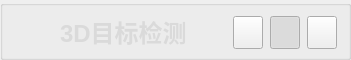
       <widget class="QGroupBox" name="tilteBox">
        <property name="minimumSize">
         <size>
          <width>0</width>
          <height>45</height>
         </size>
        </property>
        <property name="maximumSize">
         <size>
          <width>16777215</width>
          <height>60</height>
         </size>
        </property>
        <property name="styleSheet">
         <string notr="true">#tilteBox{
background-color: rgba(75, 75, 75, 200);
border: 0px solid #42adff;
border-radius:0px;}
</string>
        </property>
        <layout class="QHBoxLayout" name="horizontalLayout_3">
         <property name="leftMargin">
          <number>11</number>
         </property>
         <property name="topMargin">
          <number>10</number>
         </property>
         <property name="rightMargin">
          <number>11</number>
         </property>
         <property name="bottomMargin">
          <number>10</number>
         </property>
         <item>
          <widget class="IconWidget" name="IconWidget">
           <property name="enabled">
            <bool>true</bool>
           </property>
           <property name="minimumSize">
            <size>
             <width>40</width>
             <height>40</height>
            </size>
           </property>
           <property name="maximumSize">
            <size>
             <width>40</width>
             <height>40</height>
            </size>
           </property>
           <property name="icon">
            <iconset resource="../apprcc.qrc">
             <normaloff>:/img/icon/icon.jpg</normaloff>:/img/icon/icon.jpg</iconset>
           </property>
          </widget>
         </item>
         <item>
          <widget class="QLabel" name="label">
           <property name="styleSheet">
            <string notr="true">QLabel
{
	font-size: 24px;
	font-family: &quot;Microsoft YaHei&quot;;
	font-weight: bold;
 		border-radius:9px;
		background:rgba(66, 195, 255, 0);
color: rgb(218, 218, 218);
}
</string>
           </property>
           <property name="text">
            <string>3D目标检测</string>
           </property>
          </widget>
         </item>
         <item>
          <spacer name="horizontalSpacer">
           <property name="orientation">
            <enum>Qt::Horizontal</enum>
           </property>
           <property name="sizeHint" stdset="0">
            <size>
             <width>40</width>
             <height>20</height>
            </size>
           </property>
          </spacer>
         </item>
         <item>
          <layout class="QHBoxLayout" name="horizontalLayout_4">
           <property name="spacing">
            <number>7</number>
           </property>
           <item>
            <widget class="PushButton" name="minButton">
             <property name="minimumSize">
              <size>
               <width>30</width>
               <height>33</height>
              </size>
             </property>
             <property name="maximumSize">
              <size>
               <width>30</width>
               <height>33</height>
              </size>
             </property>
             <property name="styleSheet">
              <string notr="true">PushButton, ToolButton, ToggleButton {
    color: black;
    background: rgba(223, 223, 223, 0);
    border: 1px solid rgba(0, 0, 0, 0.073);
    border-bottom: 1px solid rgba(0, 0, 0, 0.183);
    border-radius: 5px;
    /* font: 14px 'Segoe UI', 'Microsoft YaHei';*/ 
    padding: 5px 0px 6px 8px;
    outline: none;
}

ToolButton {
    padding: 5px 9px 6px 8px;
}

PushButton[hasIcon=false] {
    padding: 5px 12px 6px 12px;
}

PushButton[hasIcon=true] {
    /*padding: 5px 12px 6px 36px;*/
}

DropDownToolButton, PrimaryDropDownToolButton {
    padding: 5px 31px 6px 8px;
}

DropDownPushButton[hasIcon=false],
PrimaryDropDownPushButton[hasIcon=false] {
    padding: 5px 31px 6px 12px;
}

DropDownPushButton[hasIcon=true],
PrimaryDropDownPushButton[hasIcon=true] {
    padding: 5px 31px 6px 36px;
}

PushButton:hover, ToolButton:hover, ToggleButton:hover {
    background: rgba(249, 249, 249, 0.5);
}

PushButton:pressed, ToolButton:pressed, ToggleButton:pressed {
    color: rgba(0, 0, 0, 0.63);
    background: rgba(249, 249, 249, 0.3);
    border-bottom: 1px solid rgba(0, 0, 0, 0.073);
}

PushButton:disabled, ToolButton:disabled, ToggleButton:disabled {
    color: rgba(0, 0, 0, 0.36);
    background: rgba(249, 249, 249, 0.3);
    border: 1px solid rgba(0, 0, 0, 0.06);
    border-bottom: 1px solid rgba(0, 0, 0, 0.06);
}


PrimaryPushButton,
PrimaryToolButton,
ToggleButton:checked {
    color: white;
    background-color: #009faa;
    border: 1px solid #00a7b3;
    border-bottom: 1px solid #007780;
}

PrimaryPushButton:hover,
PrimaryToolButton:hover,
ToggleButton:checked:hover {
    background-color: #00a7b3;
    border: 1px solid #2daab3;
    border-bottom: 1px solid #007780;
}

PrimaryPushButton:pressed,
PrimaryToolButton:pressed,
ToggleButton:checked:pressed {
    color: rgba(255, 255, 255, 0.63);
    background-color: #3eabb3;
    border: 1px solid #3eabb3;
}

PrimaryPushButton:disabled,
PrimaryToolButton:disabled,
ToggleButton:checked:disabled {
    color: rgba(255, 255, 255, 0.9);
    background-color: rgb(205, 205, 205);
    border: 1px solid rgb(205, 205, 205);
}

SplitDropButton,
PrimarySplitDropButton {
    border-left: none;
    border-top-left-radius: 0;
    border-bottom-left-radius: 0;
}

#splitPushButton,
#splitToolButton,
#primarySplitPushButton,
#primarySplitToolButton {
    border-top-right-radius: 0;
    border-bottom-right-radius: 0;
}

#splitPushButton:pressed,
#splitToolButton:pressed,
SplitDropButton:pressed {
    border-bottom: 1px solid rgba(0, 0, 0, 0.183);
}

PrimarySplitDropButton:pressed {
    border-bottom: 1px solid #007780;
}

#primarySplitPushButton, #primarySplitToolButton {
    border-right: 1px solid #3eabb3;
}

#primarySplitPushButton:pressed, #primarySplitToolButton:pressed {
    border-bottom: 1px solid #007780;
}

HyperlinkButton {
    /* font: 14px 'Segoe UI', 'Microsoft YaHei'; */
    padding: 6px 12px 6px 12px;
    color: #009faa;
    border: none;
    border-radius: 6px;
    background-color: transparent;
}

HyperlinkButton:hover {
    background-color: rgba(0, 0, 0, 15);
}

HyperlinkButton:pressed {
    background-color: rgba(0, 0, 0, 7);
}

HyperlinkButton:disabled {
    color: rgba(0, 0, 0, 0.43)
}


RadioButton {
    min-height: 24px;
    max-height: 24px;
    background-color: transparent;
    font: 14px 'Segoe UI', 'Microsoft YaHei';
    color: black;
}

RadioButton::indicator {
    width: 18px;
    height: 18px;
    border-radius: 11px;
    border: 2px solid #999999;
    background-color: rgba(0, 0, 0, 5);
    margin-right: 4px;
}

RadioButton::indicator:hover {
    background-color: rgba(0, 0, 0, 0);
}

RadioButton::indicator:pressed {
    border: 2px solid #bbbbbb;
    background-color: qradialgradient(spread:pad, cx:0.5, cy:0.5, radius:0.5, fx:0.5, fy:0.5,
            stop:0 rgb(255, 255, 255),
            stop:0.5 rgb(255, 255, 255),
            stop:0.6 rgb(225, 224, 223),
            stop:1 rgb(225, 224, 223));
}

RadioButton::indicator:checked {
    height: 22px;
    width: 22px;
    border: none;
    border-radius: 11px;
    background-color: qradialgradient(spread:pad, cx:0.5, cy:0.5, radius:0.5, fx:0.5, fy:0.5,
            stop:0 rgb(255, 255, 255),
            stop:0.5 rgb(255, 255, 255),
            stop:0.6 #009faa,
            stop:1 #009faa);
}

RadioButton::indicator:checked:hover {
    background-color: qradialgradient(spread:pad, cx:0.5, cy:0.5, radius:0.5, fx:0.5, fy:0.5,
            stop:0 rgb(255, 255, 255),
            stop:0.6 rgb(255, 255, 255),
            stop:0.7 #009faa,
            stop:1 #009faa);
}

RadioButton::indicator:checked:pressed {
    background-color: qradialgradient(spread:pad, cx:0.5, cy:0.5, radius:0.5, fx:0.5, fy:0.5,
            stop:0 rgb(255, 255, 255),
            stop:0.5 rgb(255, 255, 255),
            stop:0.6 #009faa,
            stop:1 #009faa);
}

RadioButton:disabled {
    color: rgba(0, 0, 0, 110);
}

RadioButton::indicator:disabled {
    border: 2px solid #bbbbbb;
    background-color: rgba(0, 0, 0, 0);
}

TransparentToolButton {
    background-color: transparent;
    border: none;
    border-radius: 4px;
    margin: 0;
}

TransparentToolButton:hover {
    background-color: rgba(0, 0, 0, 9);
    border: none;
}

TransparentToolButton:pressed {
    background-color: rgba(0, 0, 0, 6);
    border: none;
}

TransparentToolButton:disabled {
    background-color: transparent;
    border: none;
}
</string>
             </property>
             <property name="text">
              <string/>
             </property>
             <property name="icon">
              <iconset resource="../apprcc.qrc">
               <normaloff>:/img/icon/最小化.png</normaloff>:/img/icon/最小化.png</iconset>
             </property>
             <property name="checkable">
              <bool>true</bool>
             </property>
            </widget>
           </item>
           <item>
            <widget class="PushButton" name="maxButton">
             <property name="minimumSize">
              <size>
               <width>30</width>
               <height>33</height>
              </size>
             </property>
             <property name="maximumSize">
              <size>
               <width>30</width>
               <height>33</height>
              </size>
             </property>
             <property name="styleSheet">
              <string notr="true">PushButton, ToolButton, ToggleButton {
    color: black;
    background: rgba(223, 223, 223, 0);
    border: 1px solid rgba(0, 0, 0, 0.073);
    border-bottom: 1px solid rgba(0, 0, 0, 0.183);
    border-radius: 5px;
    /* font: 14px 'Segoe UI', 'Microsoft YaHei';*/ 
    padding: 5px 0px 6px 8px;
    outline: none;
}

ToolButton {
    padding: 5px 9px 6px 8px;
}

PushButton[hasIcon=false] {
    padding: 5px 12px 6px 12px;
}

PushButton[hasIcon=true] {
    /*padding: 5px 12px 6px 36px;*/
}

DropDownToolButton, PrimaryDropDownToolButton {
    padding: 5px 31px 6px 8px;
}

DropDownPushButton[hasIcon=false],
PrimaryDropDownPushButton[hasIcon=false] {
    padding: 5px 31px 6px 12px;
}

DropDownPushButton[hasIcon=true],
PrimaryDropDownPushButton[hasIcon=true] {
    padding: 5px 31px 6px 36px;
}

PushButton:hover, ToolButton:hover, ToggleButton:hover {
    background: rgba(249, 249, 249, 0.5);
}

PushButton:pressed, ToolButton:pressed, ToggleButton:pressed {
    color: rgba(0, 0, 0, 0.63);
    background: rgba(249, 249, 249, 0.3);
    border-bottom: 1px solid rgba(0, 0, 0, 0.073);
}

PushButton:disabled, ToolButton:disabled, ToggleButton:disabled {
    color: rgba(0, 0, 0, 0.36);
    background: rgba(249, 249, 249, 0.3);
    border: 1px solid rgba(0, 0, 0, 0.06);
    border-bottom: 1px solid rgba(0, 0, 0, 0.06);
}


PrimaryPushButton,
PrimaryToolButton,
ToggleButton:checked {
    color: white;
    background-color: #009faa;
    border: 1px solid #00a7b3;
    border-bottom: 1px solid #007780;
}

PrimaryPushButton:hover,
PrimaryToolButton:hover,
ToggleButton:checked:hover {
    background-color: #00a7b3;
    border: 1px solid #2daab3;
    border-bottom: 1px solid #007780;
}

PrimaryPushButton:pressed,
PrimaryToolButton:pressed,
ToggleButton:checked:pressed {
    color: rgba(255, 255, 255, 0.63);
    background-color: #3eabb3;
    border: 1px solid #3eabb3;
}

PrimaryPushButton:disabled,
PrimaryToolButton:disabled,
ToggleButton:checked:disabled {
    color: rgba(255, 255, 255, 0.9);
    background-color: rgb(205, 205, 205);
    border: 1px solid rgb(205, 205, 205);
}

SplitDropButton,
PrimarySplitDropButton {
    border-left: none;
    border-top-left-radius: 0;
    border-bottom-left-radius: 0;
}

#splitPushButton,
#splitToolButton,
#primarySplitPushButton,
#primarySplitToolButton {
    border-top-right-radius: 0;
    border-bottom-right-radius: 0;
}

#splitPushButton:pressed,
#splitToolButton:pressed,
SplitDropButton:pressed {
    border-bottom: 1px solid rgba(0, 0, 0, 0.183);
}

PrimarySplitDropButton:pressed {
    border-bottom: 1px solid #007780;
}

#primarySplitPushButton, #primarySplitToolButton {
    border-right: 1px solid #3eabb3;
}

#primarySplitPushButton:pressed, #primarySplitToolButton:pressed {
    border-bottom: 1px solid #007780;
}

HyperlinkButton {
    /* font: 14px 'Segoe UI', 'Microsoft YaHei'; */
    padding: 6px 12px 6px 12px;
    color: #009faa;
    border: none;
    border-radius: 6px;
    background-color: transparent;
}

HyperlinkButton:hover {
    background-color: rgba(0, 0, 0, 15);
}

HyperlinkButton:pressed {
    background-color: rgba(0, 0, 0, 7);
}

HyperlinkButton:disabled {
    color: rgba(0, 0, 0, 0.43)
}


RadioButton {
    min-height: 24px;
    max-height: 24px;
    background-color: transparent;
    font: 14px 'Segoe UI', 'Microsoft YaHei';
    color: black;
}

RadioButton::indicator {
    width: 18px;
    height: 18px;
    border-radius: 11px;
    border: 2px solid #999999;
    background-color: rgba(0, 0, 0, 5);
    margin-right: 4px;
}

RadioButton::indicator:hover {
    background-color: rgba(0, 0, 0, 0);
}

RadioButton::indicator:pressed {
    border: 2px solid #bbbbbb;
    background-color: qradialgradient(spread:pad, cx:0.5, cy:0.5, radius:0.5, fx:0.5, fy:0.5,
            stop:0 rgb(255, 255, 255),
            stop:0.5 rgb(255, 255, 255),
            stop:0.6 rgb(225, 224, 223),
            stop:1 rgb(225, 224, 223));
}

RadioButton::indicator:checked {
    height: 22px;
    width: 22px;
    border: none;
    border-radius: 11px;
    background-color: qradialgradient(spread:pad, cx:0.5, cy:0.5, radius:0.5, fx:0.5, fy:0.5,
            stop:0 rgb(255, 255, 255),
            stop:0.5 rgb(255, 255, 255),
            stop:0.6 #009faa,
            stop:1 #009faa);
}

RadioButton::indicator:checked:hover {
    background-color: qradialgradient(spread:pad, cx:0.5, cy:0.5, radius:0.5, fx:0.5, fy:0.5,
            stop:0 rgb(255, 255, 255),
            stop:0.6 rgb(255, 255, 255),
            stop:0.7 #009faa,
            stop:1 #009faa);
}

RadioButton::indicator:checked:pressed {
    background-color: qradialgradient(spread:pad, cx:0.5, cy:0.5, radius:0.5, fx:0.5, fy:0.5,
            stop:0 rgb(255, 255, 255),
            stop:0.5 rgb(255, 255, 255),
            stop:0.6 #009faa,
            stop:1 #009faa);
}

RadioButton:disabled {
    color: rgba(0, 0, 0, 110);
}

RadioButton::indicator:disabled {
    border: 2px solid #bbbbbb;
    background-color: rgba(0, 0, 0, 0);
}

TransparentToolButton {
    background-color: transparent;
    border: none;
    border-radius: 4px;
    margin: 0;
}

TransparentToolButton:hover {
    background-color: rgba(0, 0, 0, 9);
    border: none;
}

TransparentToolButton:pressed {
    background-color: rgba(0, 0, 0, 6);
    border: none;
}

TransparentToolButton:disabled {
    background-color: transparent;
    border: none;
}
</string>
             </property>
             <property name="text">
              <string/>
             </property>
             <property name="icon">
              <iconset resource="../apprcc.qrc">
               <normaloff>:/img/icon/正方形.png</normaloff>:/img/icon/正方形.png</iconset>
             </property>
             <property name="checkable">
              <bool>true</bool>
             </property>
             <property name="checked">
              <bool>true</bool>
             </property>
            </widget>
           </item>
           <item>
            <widget class="PushButton" name="closeButton">
             <property name="minimumSize">
              <size>
               <width>30</width>
               <height>33</height>
              </size>
             </property>
             <property name="maximumSize">
              <size>
               <width>30</width>
               <height>33</height>
              </size>
             </property>
             <property name="styleSheet">
              <string notr="true">PushButton, ToolButton, ToggleButton {
    color: black;
    background: rgba(223, 223, 223, 0);
    border: 1px solid rgba(0, 0, 0, 0.073);
    border-bottom: 1px solid rgba(0, 0, 0, 0.183);
    border-radius: 5px;
    /* font: 14px 'Segoe UI', 'Microsoft YaHei'; */
    padding: 5px 0px 6px 8px;
    outline: none;
}

ToolButton {
    padding: 5px 9px 6px 8px;
}

PushButton[hasIcon=false] {
    padding: 5px 12px 6px 12px;
}

PushButton[hasIcon=true] {
    /*padding: 5px 12px 6px 36px;*/
}

DropDownToolButton, PrimaryDropDownToolButton {
    padding: 5px 31px 6px 8px;
}

DropDownPushButton[hasIcon=false],
PrimaryDropDownPushButton[hasIcon=false] {
    padding: 5px 31px 6px 12px;
}

DropDownPushButton[hasIcon=true],
PrimaryDropDownPushButton[hasIcon=true] {
    padding: 5px 31px 6px 36px;
}

PushButton:hover, ToolButton:hover, ToggleButton:hover {
    background: rgba(249, 249, 249, 0.5);
}

PushButton:pressed, ToolButton:pressed, ToggleButton:pressed {
    color: rgba(0, 0, 0, 0.63);
    background: rgba(249, 249, 249, 0.3);
    border-bottom: 1px solid rgba(0, 0, 0, 0.073);
}

PushButton:disabled, ToolButton:disabled, ToggleButton:disabled {
    color: rgba(0, 0, 0, 0.36);
    background: rgba(249, 249, 249, 0.3);
    border: 1px solid rgba(0, 0, 0, 0.06);
    border-bottom: 1px solid rgba(0, 0, 0, 0.06);
}


PrimaryPushButton,
PrimaryToolButton,
ToggleButton:checked {
    color: white;
    background-color: #009faa;
    border: 1px solid #00a7b3;
    border-bottom: 1px solid #007780;
}

PrimaryPushButton:hover,
PrimaryToolButton:hover,
ToggleButton:checked:hover {
    background-color: #00a7b3;
    border: 1px solid #2daab3;
    border-bottom: 1px solid #007780;
}

PrimaryPushButton:pressed,
PrimaryToolButton:pressed,
ToggleButton:checked:pressed {
    color: rgba(255, 255, 255, 0.63);
    background-color: #3eabb3;
    border: 1px solid #3eabb3;
}

PrimaryPushButton:disabled,
PrimaryToolButton:disabled,
ToggleButton:checked:disabled {
    color: rgba(255, 255, 255, 0.9);
    background-color: rgb(205, 205, 205);
    border: 1px solid rgb(205, 205, 205);
}

SplitDropButton,
PrimarySplitDropButton {
    border-left: none;
    border-top-left-radius: 0;
    border-bottom-left-radius: 0;
}

#splitPushButton,
#splitToolButton,
#primarySplitPushButton,
#primarySplitToolButton {
    border-top-right-radius: 0;
    border-bottom-right-radius: 0;
}

#splitPushButton:pressed,
#splitToolButton:pressed,
SplitDropButton:pressed {
    border-bottom: 1px solid rgba(0, 0, 0, 0.183);
}

PrimarySplitDropButton:pressed {
    border-bottom: 1px solid #007780;
}

#primarySplitPushButton, #primarySplitToolButton {
    border-right: 1px solid #3eabb3;
}

#primarySplitPushButton:pressed, #primarySplitToolButton:pressed {
    border-bottom: 1px solid #007780;
}

HyperlinkButton {
    /* font: 14px 'Segoe UI', 'Microsoft YaHei'; */
    padding: 6px 12px 6px 12px;
    color: #009faa;
    border: none;
    border-radius: 6px;
    background-color: transparent;
}

HyperlinkButton:hover {
    background-color: rgba(0, 0, 0, 15);
}

HyperlinkButton:pressed {
    background-color: rgba(0, 0, 0, 7);
}

HyperlinkButton:disabled {
    color: rgba(0, 0, 0, 0.43)
}


RadioButton {
    min-height: 24px;
    max-height: 24px;
    background-color: transparent;
    font: 14px 'Segoe UI', 'Microsoft YaHei';
    color: black;
}

RadioButton::indicator {
    width: 18px;
    height: 18px;
    border-radius: 11px;
    border: 2px solid #999999;
    background-color: rgba(0, 0, 0, 5);
    margin-right: 4px;
}

RadioButton::indicator:hover {
    background-color: rgba(0, 0, 0, 0);
}

RadioButton::indicator:pressed {
    border: 2px solid #bbbbbb;
    background-color: qradialgradient(spread:pad, cx:0.5, cy:0.5, radius:0.5, fx:0.5, fy:0.5,
            stop:0 rgb(255, 255, 255),
            stop:0.5 rgb(255, 255, 255),
            stop:0.6 rgb(225, 224, 223),
            stop:1 rgb(225, 224, 223));
}

RadioButton::indicator:checked {
    height: 22px;
    width: 22px;
    border: none;
    border-radius: 11px;
    background-color: qradialgradient(spread:pad, cx:0.5, cy:0.5, radius:0.5, fx:0.5, fy:0.5,
            stop:0 rgb(255, 255, 255),
            stop:0.5 rgb(255, 255, 255),
            stop:0.6 #009faa,
            stop:1 #009faa);
}

RadioButton::indicator:checked:hover {
    background-color: qradialgradient(spread:pad, cx:0.5, cy:0.5, radius:0.5, fx:0.5, fy:0.5,
            stop:0 rgb(255, 255, 255),
            stop:0.6 rgb(255, 255, 255),
            stop:0.7 #009faa,
            stop:1 #009faa);
}

RadioButton::indicator:checked:pressed {
    background-color: qradialgradient(spread:pad, cx:0.5, cy:0.5, radius:0.5, fx:0.5, fy:0.5,
            stop:0 rgb(255, 255, 255),
            stop:0.5 rgb(255, 255, 255),
            stop:0.6 #009faa,
            stop:1 #009faa);
}

RadioButton:disabled {
    color: rgba(0, 0, 0, 110);
}

RadioButton::indicator:disabled {
    border: 2px solid #bbbbbb;
    background-color: rgba(0, 0, 0, 0);
}

TransparentToolButton {
    background-color: transparent;
    border: none;
    border-radius: 4px;
    margin: 0;
}

TransparentToolButton:hover {
    background-color: rgba(0, 0, 0, 9);
    border: none;
}

TransparentToolButton:pressed {
    background-color: rgba(0, 0, 0, 6);
    border: none;
}

TransparentToolButton:disabled {
    background-color: transparent;
    border: none;
}
</string>
             </property>
             <property name="text">
              <string/>
             </property>
             <property name="icon">
              <iconset resource="../apprcc.qrc">
               <normaloff>:/img/icon/关闭.png</normaloff>:/img/icon/关闭.png</iconset>
             </property>
             <property name="checkable">
              <bool>true</bool>
             </property>
            </widget>
           </item>
          </layout>
         </item>
        </layout>
       </widget>
